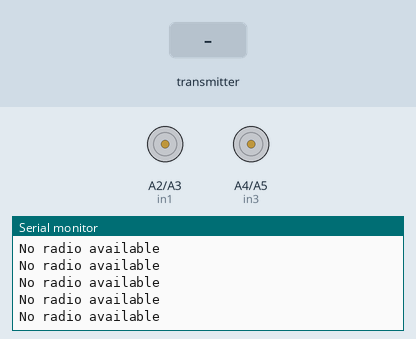
Simulated run of this sketch. Board: Arduino Uno, built with avr-gcc and run on an emulated ATmega328P. Parts: motor-driver pin pairs drawn as motors (green arrow = first pin HIGH = forward, orange = second pin HIGH = backward, longer = more drive, scaled by the enable pin), the last lines printed to the serial monitor. Inputs (shaded band) come from the test bench. No radio packets arrive unless stated.

Above: at 2.2 s.
2.3 s: the transmitter starts sending joystick.0 = 512
At 2.54 s:
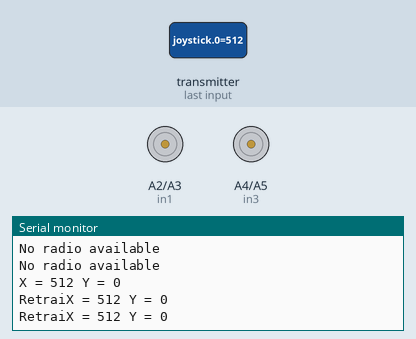
3.8 s: the transmitter starts sending joystick.1 = 1023
At 3.95 s:
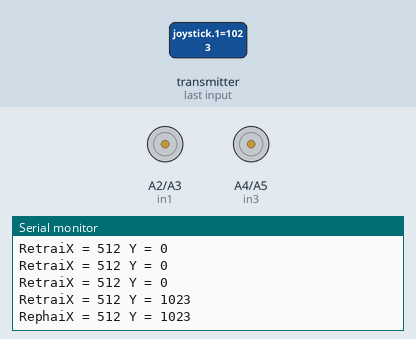
5.3 s: the transmitter starts sending joystick.0 = 0
At 5.46 s:
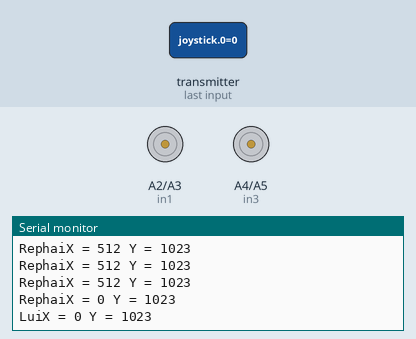

Measured:
- after the input at 2.3 s, the serial monitor: prints a new line after 0.08 s (image 1)
- after the input at 3.8 s, the serial monitor: prints a new line at once (image 2)
- after the input at 5.3 s, the serial monitor: prints a new line after 0.06 s (image 3)

The sketch:

thu.ino
```cpp
/*----- Import all required Libraries -----*/

#include <SPI.h>
#include <nRF24L01.h>
#include <RF24.h>

/*----- Declare all constant pin to be used ----*/

#define CE_PIN   9
#define CSN_PIN 10

const uint64_t pipe = 0xE8E8F0F0E1LL; // This is the transmit pipe to communicate the two module


/*-----Object Declaration ----*/

RF24 radio(CE_PIN, CSN_PIN); // Activate the Radio

/*-----Declaration of Variables -----*/

int joystick[2];  //  Two element array holding the Joystick readings

#define in1 A2   // A+
#define in2 A3   // A-
#define in3 A4// B-
#define in4 A5  // B+
#define ena A0
#define enb A1


int init_speed=80;
int max_speed = 120;

/*
 * cac ham co ban tien lui , dung , quay trai , phai
 * su dung de test khi khong dung cac he so PD
*/
void lui(unsigned long ts){
  digitalWrite(in1, LOW);
  digitalWrite(in2, HIGH);
  digitalWrite(in3, HIGH);
  digitalWrite(in4, LOW);
  analogWrite(ena, init_speed);
  analogWrite(enb, init_speed);
  delay(ts);
}

void tien(unsigned long ts){
  digitalWrite(in1, HIGH);
  digitalWrite(in2, LOW);
  digitalWrite(in3, LOW);
  digitalWrite(in4, HIGH);
  analogWrite(ena, init_speed);
  analogWrite(enb, init_speed);
  delay(ts);
}

void retrai(unsigned long t){
  digitalWrite(in1, LOW);
  digitalWrite(in2, HIGH);
  digitalWrite(in3, LOW);
  digitalWrite(in4, HIGH);
  analogWrite(ena, init_speed);
  analogWrite(enb, init_speed);
  delay(t);
}

void rephai(unsigned long ts){
  digitalWrite(in1, HIGH);
  digitalWrite(in2, LOW);
  digitalWrite(in3, HIGH);
  digitalWrite(in4, LOW);
  analogWrite(ena, init_speed);
  analogWrite(enb, init_speed);
  delay(ts);
}
/*
  xac dinh gia tri doc duoc tren cac cam bien
*/

void setup()
{
  Serial.begin(9600);
  pinMode(in1, OUTPUT);
  pinMode(in2, OUTPUT);
  pinMode(in3, OUTPUT);
  pinMode(in4, OUTPUT);

  pinMode(ena, OUTPUT);
  pinMode(enb, OUTPUT);
  digitalWrite(A4, LOW);
  digitalWrite(in1, HIGH);
  digitalWrite(in2, LOW);
  digitalWrite(in3, LOW);
  digitalWrite(in4, HIGH);

  Serial.begin(9600); /* Opening the Serial Communication */
  delay(1000);
  Serial.println("Nrf24L01 Receiver Starting");
  radio.begin();
  radio.openReadingPipe(1,pipe);
  radio.startListening();
}

void loop(){
    if ( radio.available() )
  {
    // Reading the data payload until the RX received everything
    bool done = false;
    while (!done)
    {
      // Fetching the data payload
      done = radio.read( joystick, sizeof(joystick) );
      Serial.print("X = ");
      Serial.print(joystick[0]);
      Serial.print(" Y = ");
      Serial.println(joystick[1]);
      if ( joystick[0] > 700 && joystick[1] > 300 )
      {
        tien(100);
        Serial.print("Tien");
      }

      else if ( joystick[0] > 300 && joystick[1] == 0 )
      {
        retrai(100);
        Serial.print("Retrai");
      }

      else if ( joystick[0] == 0 && joystick[1] > 300 )
      {
        lui(100);
        Serial.print("Lui");
      }

      else if ( joystick[0] > 300 && joystick[1] > 700 )
      {
        rephai(100);
        Serial.print("Rephai");
      }
    }
  }
  else
  {
      Serial.println("No radio available");
  }
  }
```
